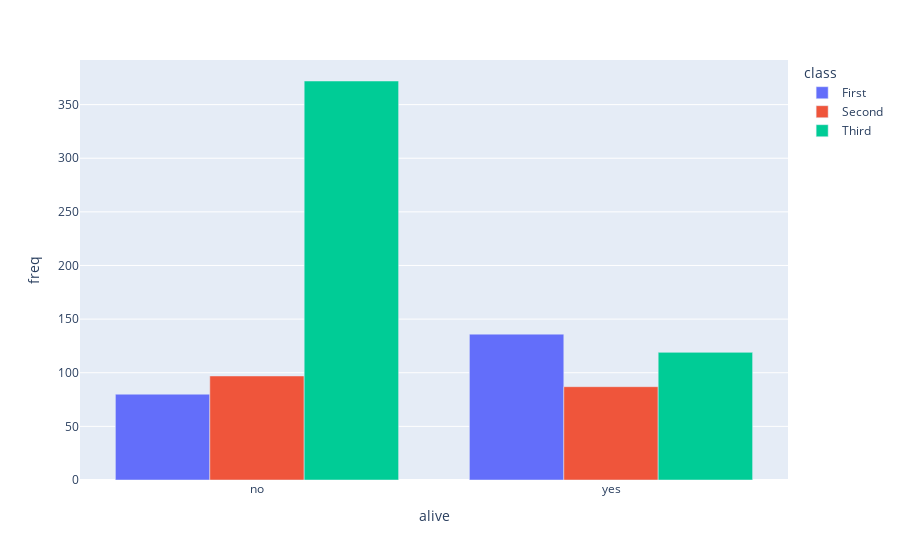

This figure's notebook cell:
### Markdown cell above
### Visualize the data

### Code cell
px.bar(data_frame=dff, x='alive', y='freq', color='class', barmode='group')

### Figure 1 — Plotly figure (JSON) as saved in the notebook; plotly's stock layout.template omitted (floating-point values rounded to 4 significant figures)
{"data": [{"alignmentgroup": "True", "hovertemplate": "class=First<br>alive=%{x}<br>freq=%{y}<extra></extra>", "legendgroup": "First", "marker": {"color": "#636efa", "pattern": {"shape": ""}}, "name": "First", "offsetgroup": "First", "orientation": "v", "showlegend": true, "textposition": "auto", "type": "bar", "x": ["no", "yes"], "xaxis": "x", "y": [80, 136], "yaxis": "y"}, {"alignmentgroup": "True", "hovertemplate": "class=Second<br>alive=%{x}<br>freq=%{y}<extra></extra>", "legendgroup": "Second", "marker": {"color": "#EF553B", "pattern": {"shape": ""}}, "name": "Second", "offsetgroup": "Second", "orientation": "v", "showlegend": true, "textposition": "auto", "type": "bar", "x": ["no", "yes"], "xaxis": "x", "y": [97, 87], "yaxis": "y"}, {"alignmentgroup": "True", "hovertemplate": "class=Third<br>alive=%{x}<br>freq=%{y}<extra></extra>", "legendgroup": "Third", "marker": {"color": "#00cc96", "pattern": {"shape": ""}}, "name": "Third", "offsetgroup": "Third", "orientation": "v", "showlegend": true, "textposition": "auto", "type": "bar", "x": ["no", "yes"], "xaxis": "x", "y": [372, 119], "yaxis": "y"}], "layout": {"autosize": true, "barmode": "group", "legend": {"title": {"text": "class"}, "tracegroupgap": 0}, "margin": {"t": 60}, "xaxis": {"anchor": "y", "autorange": true, "domain": [0, 1], "range": [-0.5, 1.5], "title": {"text": "alive"}, "type": "category"}, "yaxis": {"anchor": "x", "autorange": true, "domain": [0, 1], "range": [0, 391.6], "title": {"text": "freq"}, "type": "linear"}}}
